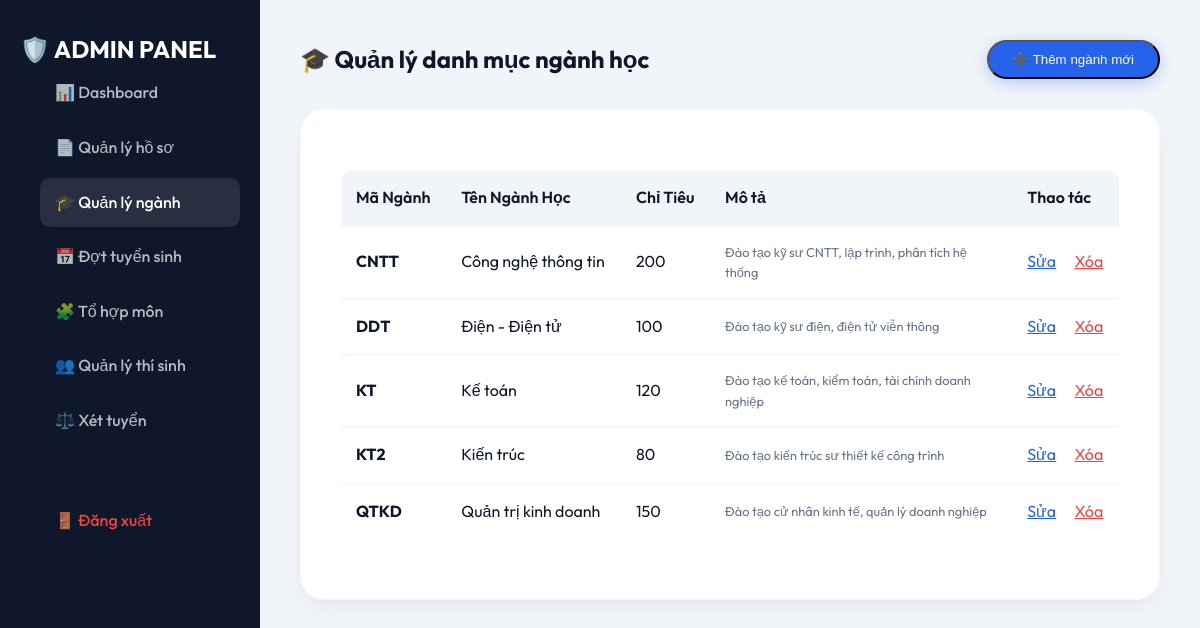
Screenshot of /views/admin/nganhhoc.php (signed in) with the database file from the repository.
### tables this page shows
CREATE TABLE IF NOT EXISTS nganhhoc (
    id INT AUTO_INCREMENT PRIMARY KEY,
    tennganh VARCHAR(255) NOT NULL,
    ma_nganh VARCHAR(20) UNIQUE,
    chitieu INT DEFAULT 0,
    mo_ta TEXT,
    created_at TIMESTAMP DEFAULT CURRENT_TIMESTAMP
);

### views/admin/nganhhoc.php (the view, shortened to what this page needs)
<?php
include '../../config/database.php';
$res = mysqli_query($conn, "SELECT * FROM nganhhoc ORDER BY ma_nganh");
?>
<!DOCTYPE html>
<html lang="vi">
<head>
    <link rel="stylesheet" href="../../assets/css/style.css">
</head>
<body>
    <div class="sidebar">
        <h2>🛡️ ADMIN PANEL</h2>
        <nav>
            <a href="dashboard.php" class="nav-item">📊 Dashboard</a>
            <a href="hoso.php" class="nav-item">📄 Quản lý hồ sơ</a>
            <a href="nganhhoc.php" class="nav-item active">🎓 Quản lý ngành</a>
            <a href="dottuyensinh.php" class="nav-item">📅 Đợt tuyển sinh</a>
            <a href="tohop.php" class="nav-item">🧩 Tổ hợp môn</a>
            <a href="thisinh.php" class="nav-item">👥 Quản lý thí sinh</a>
            <a href="xettuyen.php" class="nav-item">⚖️ Xét tuyển</a>
            <a href="logout.php" class="nav-item" style="margin-top: 50px; color: #ef4444;">🚪 Đăng xuất</a>
        </nav>
    </div>
    <div class="main-content">
        <div style="display: flex; justify-content: space-between; align-items: center; margin-bottom: 30px;">
            <h2 style="font-weight: 700;">🎓 Quản lý danh mục ngành học</h2>
            <button onclick="document.getElementById('addModal').style.display='flex'" class="btn btn-primary">➕ Thêm ngành mới</button>
        </div>
        <div class="card fade-in">
            <div class="table-container">
                <table>
                    <thead>
                        <tr>
                            <th>Mã Ngành</th>
                            <th>Tên Ngành Học</th>
                            <th>Chỉ Tiêu</th>
                            <th>Mô tả</th>
                            <th>Thao tác</th>
                        </tr>
                    </thead>
                    <tbody>
                        <?php while($n = mysqli_fetch_assoc($res)): ?>
                            <tr>
                                <td><strong><?php echo $n['ma_nganh']; ?></strong></td>
                                <td><?php echo $n['tennganh']; ?></td>
                                <td><?php echo $n['chitieu']; ?></td>
                                <td style="font-size: 0.8rem; color: var(--text-muted); max-width: 300px;"><?php echo $n['mo_ta']; ?></td>
                                <td>
                                    <a href="#" style="color: var(--primary); margin-right: 15px;">Sửa</a>
                                    <a href="nganhhoc.php?delete=<?php echo $n['id']; ?>" onclick="return confirm('Xóa ngành này?')" style="color: #ef4444;">Xóa</a>
                                </td>
                            </tr>
                        <?php endwhile; ?>
                    </tbody>
                </table>
            </div>
        </div>
    </div>
</body>
</html>

### assets/css/style.css (style rules this page uses)
:root { --primary: #2563eb; --primary-dark: #1e40af; --secondary: #f59e0b; --accent: #8b5cf6; --bg-light: #f8fafc; --text-main: #0f172a; --text-muted: #64748b; --glass: rgba(255, 255, 255, 0.8); --shadow: 0 10px 30px -10px rgba(0, 0, 0, 0.1); --grad: linear-gradient(135deg, #1e3a8a, #2563eb, #60a5fa); }
* { margin: 0; padding: 0; box-sizing: border-box; }
body { font-family: 'Outfit', sans-serif; background-color: var(--bg-light); color: var(--text-main); line-height: 1.6; overflow-x: hidden; }
.fade-in { animation: fadeInUp 0.8s ease forwards; }
nav a { text-decoration: none; color: var(--text-main); margin-left: 20px; font-weight: 500; transition: 0.3s; }
.btn-primary { background: var(--primary); color: white !important; padding: 10px 24px; border-radius: 50px; box-shadow: 0 4px 15px rgba(37, 99, 235, 0.3); }
.card { background: white; padding: 40px; border-radius: 24px; box-shadow: var(--shadow); transition: 0.4s; border: 1px solid rgba(0,0,0,0.03); }
.table-container { overflow-x: auto; margin: 20px 0; }
table { width: 100%; border-collapse: collapse; background: white; border-radius: 12px; overflow: hidden; }
th { background: #f1f5f9; padding: 15px; text-align: left; font-weight: 600; }
td { padding: 15px; border-top: 1px solid #f1f5f9; }

### views/admin/nganhhoc.php (style rules this page uses)
body { display: flex; background: #f1f5f9; }
.sidebar { width: 260px; height: 100vh; background: #0f172a; color: white; position: fixed; padding: 30px 20px; }
.main-content { margin-left: 260px; flex: 1; padding: 40px; }
.nav-item { display: block; padding: 12px 15px; color: rgba(255,255,255,0.7); text-decoration: none; border-radius: 10px; margin-bottom: 5px; }
.nav-item:hover, .nav-item.active { background: rgba(255,255,255,0.1); color: white; }

### rows the page displays
nganhhoc: ma_nganh "CNTT", tennganh "Công nghệ thông tin", chitieu "200", mo_ta "Đào tạo kỹ sư CNTT, lập trình, phân tích hệ thống"
nganhhoc: ma_nganh "DDT", tennganh "Điện - Điện tử", chitieu "100", mo_ta "Đào tạo kỹ sư điện, điện tử viễn thông"
nganhhoc: ma_nganh "KT", tennganh "Kế toán", chitieu "120", mo_ta "Đào tạo kế toán, kiểm toán, tài chính doanh nghiệp"
nganhhoc: ma_nganh "KT2", tennganh "Kiến trúc", chitieu "80", mo_ta "Đào tạo kiến trúc sư thiết kế công trình"
nganhhoc: ma_nganh "QTKD", tennganh "Quản trị kinh doanh", chitieu "150", mo_ta "Đào tạo cử nhân kinh tế, quản lý doanh nghiệp"
